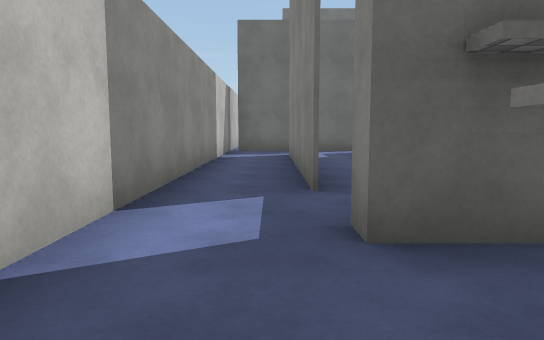
[1] (above)

17 first-person views from a walk through a Unity game level. The camera is 1.2 m above the floor, tilts 6° down and sees 70° across. The floor is counted in squares, 2 m on a side. Each view is taken from the middle of a square. On the plan, view 1 faces up. The plan holds only what a view shows up to about 11 squares ahead; the rest is blank. The player character is not drawn. Surface patterns are stand-ins for the level's own textures.

[2]
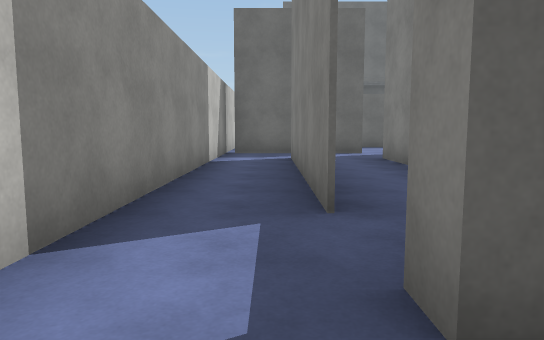

[3]
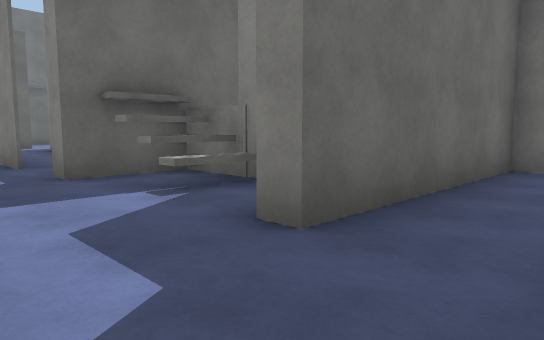

[4]
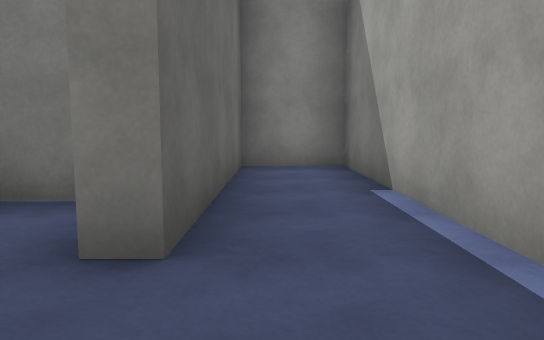

[5]
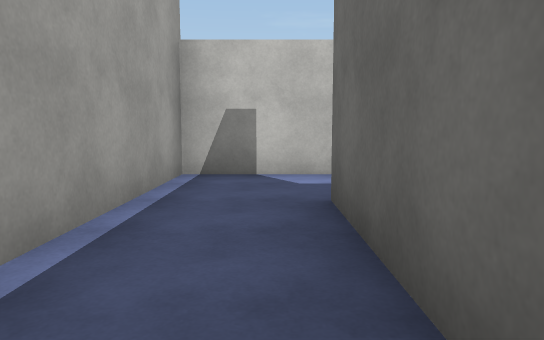

[6]
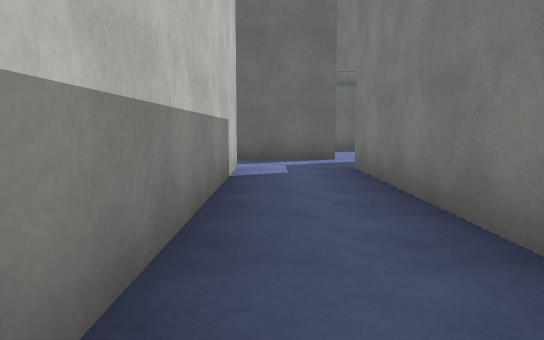

[7]
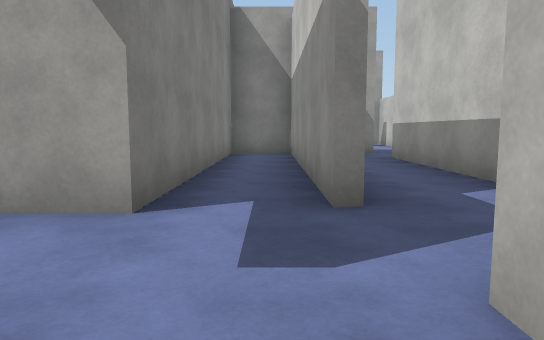

[8]
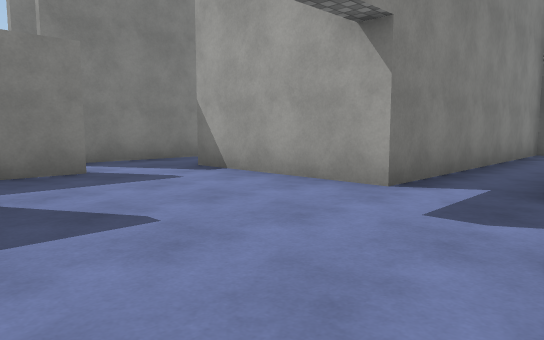

[9]
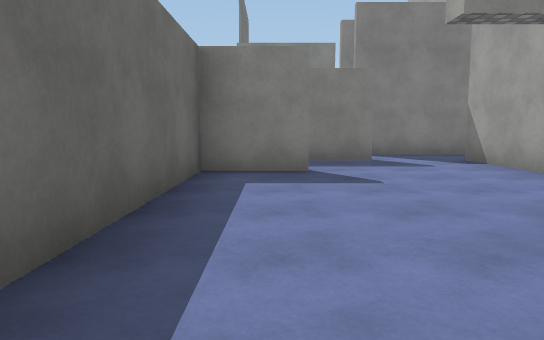

[10]
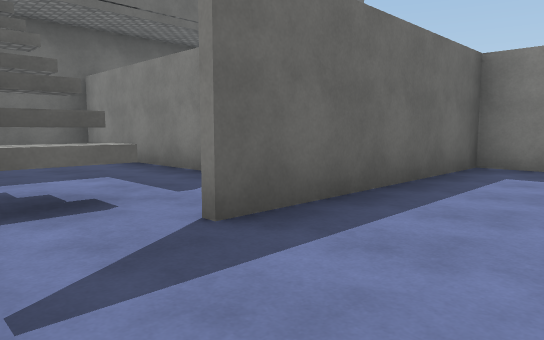

[11]
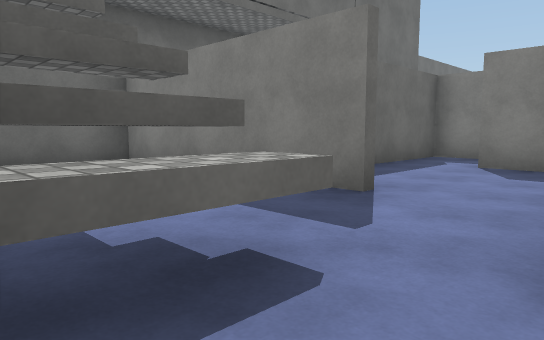

[12]
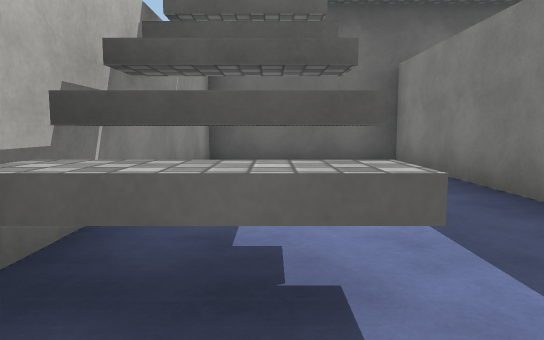

[13]
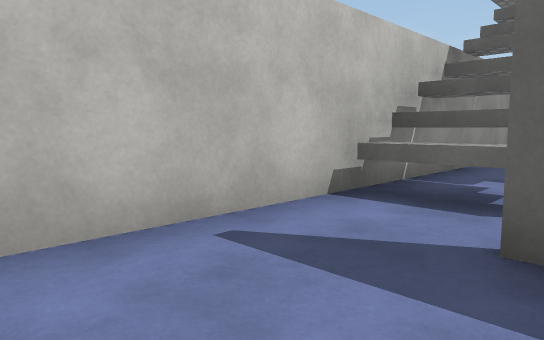

[14]
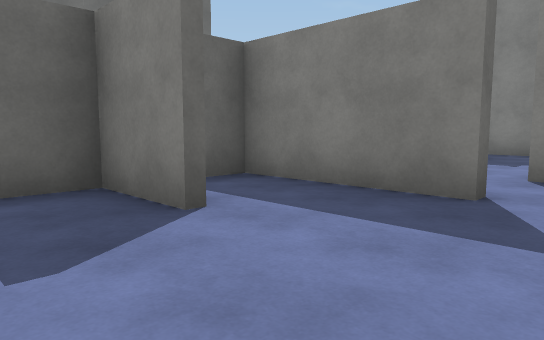

[15]
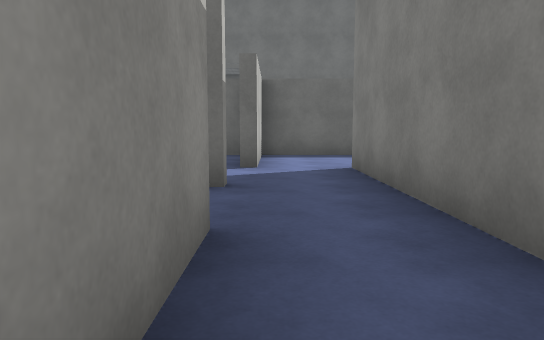

[16]
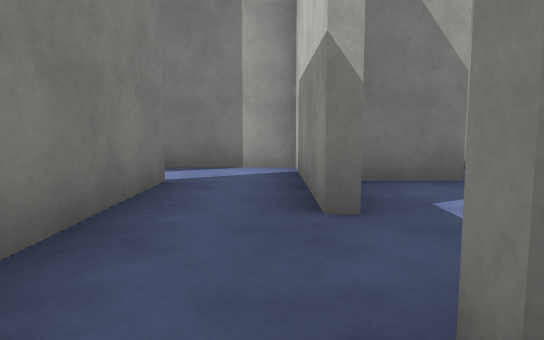

[17]
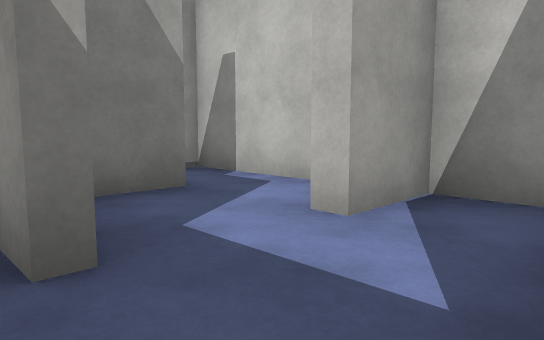

### Floor plan
Key: @ floor where view 1 was taken; # wall or solid block; . floor; = window, fence, low wall or low ledge; ^ raised ledge.
Columns run from 2 left of view 1 to 14 right of it. Each row starts with its distance up from view 1.
 22  ###
 21 #   #
 20 #   #
 19 #...#
 18 #...#
 17 #...#  ####
 16 ##=.#...#
 15 ##^.....#
 14 #..##########
 13 #.......#.#..   #
 12 #.........#.....#
 11 #####.....##.
 10 #..........#
  9 #.#.#.####.#
  8 #.#.#.#....#
  7 #.#.#.##.#.#
  6 #.#.#.#..#.#
  5 #.#.#.#.##..
  4 #.#.#.#. ####
  3 #...#.##
  2 #..####
  1  ..^^
  0  .@.#
 -1 #..#####
 -2 #......#
 -3 #......#
 -4 ########

Where each view was taken, in squares from view 1:
view 1: 0 up, 0 right, facing up
view 2: 1 up, 0 right, facing up
view 3: 3 down, 1 left, facing up-right
view 4: 2 down, 1 left, facing right
view 5: 2 down, 4 right, facing left
view 6: 3 up, 1 right, facing up
view 7: 12 up, 3 right, facing down
view 8: 13 up, 2 right, facing down-right
view 9: 13 up, 0 right, facing right
view 10: 12 up, 1 left, facing up-right
view 11: 14 up, 1 left, facing up-right
view 12: 14 up, 0 right, facing up
view 13: 12 up, 1 right, facing up-left
view 14: 10 up, 4 right, facing up-right
view 15: 5 up, 8 right, facing up
view 16: 10 up, 8 right, facing down
view 17: 9 up, 8 right, facing down-left
